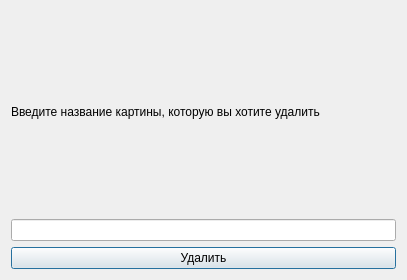
<?xml version="1.0" encoding="UTF-8"?>
<ui version="4.0">
 <class>DeleteWindow</class>
 <widget class="QDialog" name="DeleteWindow">
  <property name="geometry">
   <rect>
    <x>0</x>
    <y>0</y>
    <width>407</width>
    <height>280</height>
   </rect>
  </property>
  <property name="windowTitle">
   <string>Dialog</string>
  </property>
  <layout class="QVBoxLayout" name="verticalLayout">
   <item>
    <widget class="QLabel" name="label">
     <property name="text">
      <string>Введите название картины, которую вы хотите удалить</string>
     </property>
    </widget>
   </item>
   <item>
    <widget class="QLineEdit" name="lineEdit"/>
   </item>
   <item>
    <widget class="QPushButton" name="pushButton">
     <property name="text">
      <string>Удалить</string>
     </property>
    </widget>
   </item>
  </layout>
 </widget>
 <resources/>
 <connections/>
</ui>
